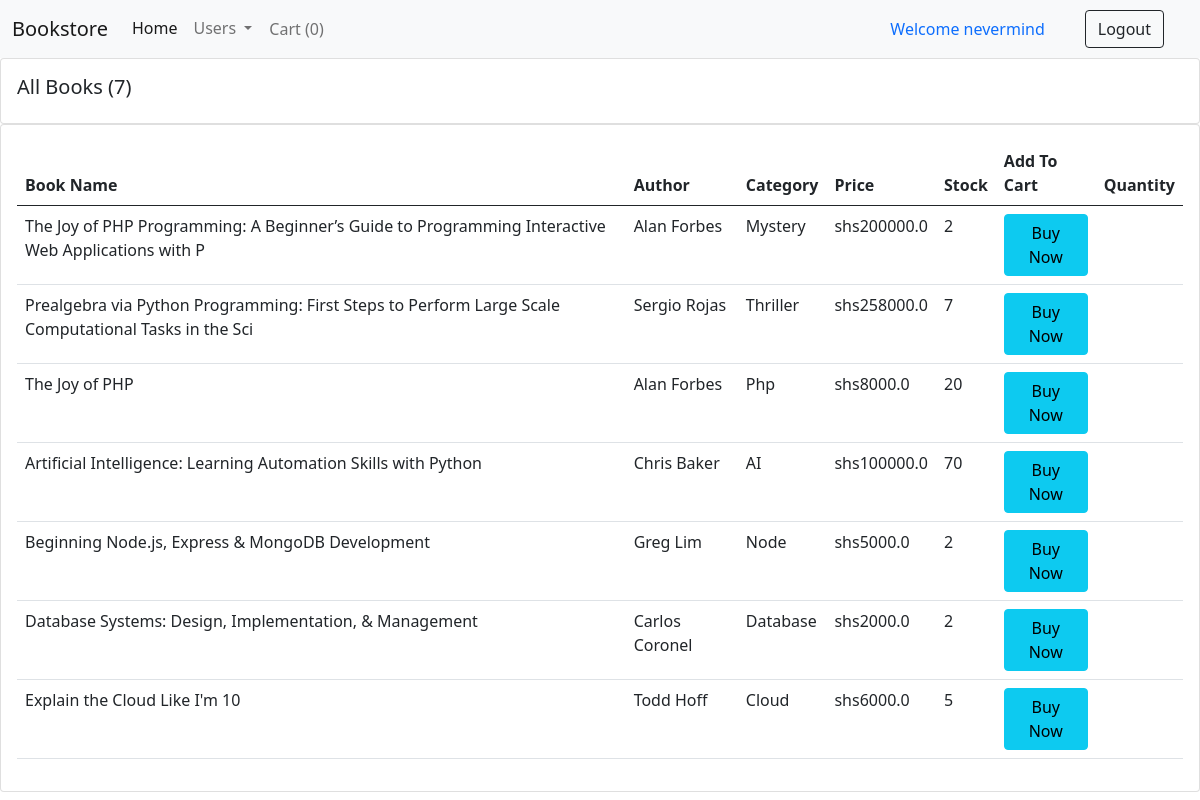
The app's page /for_users/ (signed in) with its own data.
### books/models.py (models this page shows, shortened)
class Book(models.Model):
    CATEGORY = (
        ('Php', 'Php'),
        ('AI', 'AI'),
        ('Node', 'Node'),
        ('Database', 'Database'),
        ('Cloud', 'Cloud'),
    )
    book_name = models.CharField(max_length=100)
    author = models.CharField(max_length=100, default="")
    category = models.CharField(max_length=100, choices=CATEGORY)
    price = models.FloatField()
    stock = models.IntegerField(default=2)

### books/views.py (the view)
# urls.py: path("for_users/", views.Users, name="Users"),
@login_required(login_url = '/user_login')
def Users(request):
    books = Book.objects.all()
    total_books = books.count()
    return render (request, "for_user.html", {'books':books, 'total_books':total_books})

### books/templates/for_user.html (shortened to what this page needs)
{% extends 'user_navbar.html' %}
{% block cart-item %}
<li class="nav-item">
  <a class="nav-link btn btn-light" href="/checkout/" aria-current="page" >Cart
    (<span id="cart">0</span>)</a>
</li>
{% endblock %}
{% block body %}
<div class="row">
  <div class="col-md">
    <div class="card card-body">
      <h5>All Books ({{total_books}})</h5>
    </div>
    <div class="card card-body">
      <table class="table">
        <thead>
          <tr>
            <th>Book Name</th>
            <th>Author</th>
            <th>Category</th>
            <th>Price</th>
            <th>Stock</th>
            <th>Add To Cart</th>
            <th>Quantity</th>
          </tr>
        </thead>
        {% for book in books %}
        <tr>
          <td id="namepr{{book.id}}">{{book.book_name}}</td>
          <td id="authorpr{{book.id}}">{{book.author}}</td>
          <td id="categorypr{{book.id}}">{{book.category}}</td>
          <td> shs<span id="pricepr{{book.id}}">{{book.price}}</span></td>
          <td id="stock{{book.id}}">{{book.stock}}</td>
          <td><button id="pr{{book.id}}" class="btn btn-info cart">Buy Now</button></td>
          <td class="quantity" id="divpr{{book.id}}"></td>
        </tr>
        {% endfor %}
      </table>
    </div>
  </div>
</div>
{% endblock %}

### books/templates/user_navbar.html (shortened to what this page needs)
<!doctype html>
<html lang="en">
  <head>
    <link href="https://cdn.jsdelivr.net/npm/bootstrap@5.0.2/dist/css/bootstrap.min.css" rel="stylesheet">
  </head>
  <body>
    <nav class="navbar navbar-expand-lg navbar-light bg-light">
        <div class="container-fluid">
          <a class="navbar-brand" href="/"> Bookstore</a>
          <div class="collapse navbar-collapse" id="navbarSupportedContent">
            <ul class="navbar-nav me-auto mb-2 mb-lg-0">
              <li class="nav-item">
                <a class="nav-link active" aria-current="page" href="/">Home</a>
              </li>
              <li class="nav-item dropdown">
                <a class="nav-link dropdown-toggle" href="#" id="navbarDropdown" role="button" data-bs-toggle="dropdown" aria-expanded="false">
                  Users
                </a>
              </li>
          {% block cart-item %} {% endblock %}
            </ul>
            {% if user.is_authenticated %}
              <a class="nav-link" href="#">Welcome {{request.user}}</a>
              <a href="/logout/" class="btn btn-outline-dark mx-4" type="submit">Logout</a>
            {% endif %}
          </div>
        </div>
      </nav>
      {% block body %}{% endblock %}
  </body>
</html>

### records on screen
Book: book_name "The Joy of PHP Programming: A Beginner’s Guide to Programming Interactive Web Applications with P", author "Alan Forbes", category "Mystery", price "200000.0", stock "2"
Book: book_name "Prealgebra via Python Programming: First Steps to Perform Large Scale Computational Tasks in the Sci", author "Sergio Rojas", category "Thriller", price "258000.0", stock "7"
Book: book_name "The Joy of PHP", author "Alan Forbes", category "Php", price "8000.0", stock "20"
Book: book_name "Artificial Intelligence: Learning Automation Skills with Python", author "Chris Baker", category "AI", price "100000.0", stock "70"
Book: book_name "Beginning Node.js, Express & MongoDB Development", author "Greg Lim", category "Node", price "5000.0", stock "2"
Book: book_name "Database Systems: Design, Implementation, & Management", author "Carlos Coronel", category "Database", price "2000.0", stock "2"
Book: book_name "Explain the Cloud Like I'm 10", author "Todd Hoff", category "Cloud", price "6000.0", stock "5"

### other values on screen
{{ request.user }} "nevermind"
{{ total_books }} "7"
